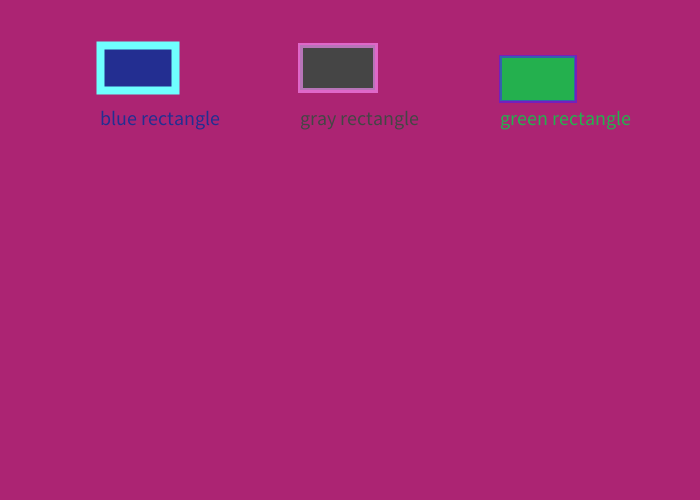
Frame 1 (no input)
Frame 60 (the mouse pressed at the canvas centre just before this capture): identical to frame 1, image omitted
Frame 120 (the mouse held since frame 60 and released just before this capture): identical to frame 1, image omitted

The Processing sketch that drew this single still picture (run headless with seeded random() and noise(); from frame 60 on, the mouse is pressed at the canvas centre):

// Processing sketch: processing_graphics_assignment_1_smiley_face
// ── processing_graphics_assignment_1_smiley_face.pde

/**
 * <program/assignment name>
 * by <Your Name>
 * 
 * <Two sentence description of program>
 * 
 */
 
void setup() {
  size(700, 500); // Size of canvas
  background(172, 36, 115); //
  
}

void draw() {
background(172, 36, 115); //
fill(35,46,145);
stroke(111,267,321,400);
strokeWeight(8);
rect(100,45,75,45);
fill(36,176,78);
textSize(20);
text("green rectangle",500,125);
fill(69,69,69);
stroke(387,146,269,156);
strokeWeight(5);
rect(300,45,75,45);
fill(36,176,78);
stroke(67,27,256,134);
strokeWeight(3);
rect(500,56,75,45);
textSize(20);
fill(35,46,145);
text("blue rectangle", 100,125);
textSize(20);
fill(69,69,69);
text("gray rectangle", 300,125);



}
